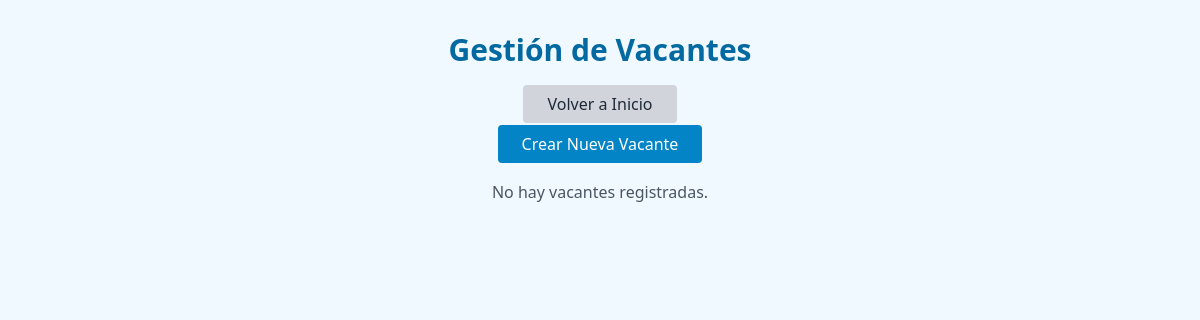
Before: /vacantes/gestion/ with the older database file.
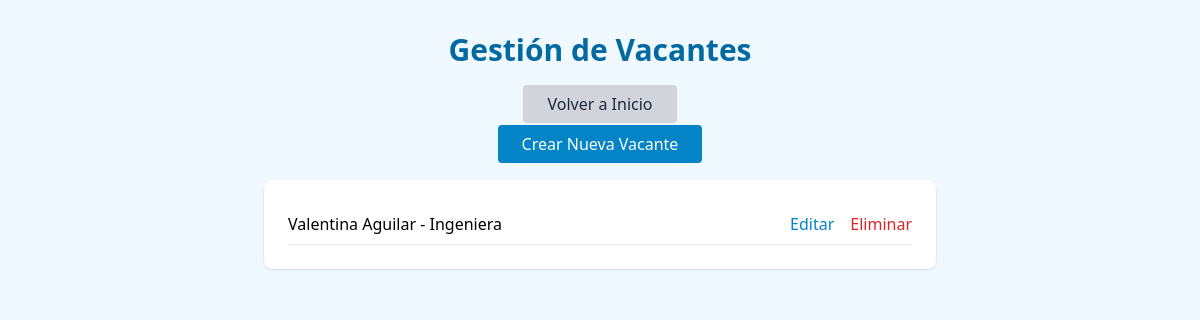
After: the same page with the newer database file.
### vacantes/models.py (models this page shows, shortened)
class Vacante(models.Model):
    GENEROS = [
        ('M', 'Masculino'),
        ('F', 'Femenino'),
        ('O', 'Otro'),
    ]
    nombre = models.CharField(max_length=100)
    edad = models.PositiveIntegerField()
    genero = models.CharField(max_length=1, choices=GENEROS)
    especialidad = models.CharField(max_length=100)

### vacantes/views.py (the view)
# urls.py: path('gestion/', views.gestion_vacantes, name='gestion_vacantes'),
def gestion_vacantes(request):
    vacantes = Vacante.objects.all()
    return render(request, 'vacantes/gestion_vacantes.html', {'vacantes': vacantes})

### vacantes/templates/vacantes/gestion_vacantes.html (shortened to what this page needs)
{% load static %}
<!DOCTYPE html>
<html lang="es">
<head>
    <script src="https://cdn.tailwindcss.com"></script>
</head>
<body class="bg-sky-50 p-8 font-sans">
    <h1 class="text-3xl font-bold text-sky-700 mb-6 text-center">Gestión de Vacantes</h1>
    <div class="text-center mb-4">
        <a href="{% url 'home' %}" class="bg-gray-300 text-gray-800 px-6 py-2 rounded hover:bg-gray-400">
            Volver a Inicio
        </a>
    </div>
    <div class="text-center mb-6">
        <a href="{% url 'vacantes:crear_vacante' %}" class="bg-sky-600 text-white px-6 py-2 rounded hover:bg-sky-700">
            Crear Nueva Vacante
        </a>
    </div>
    {% if vacantes %}
        <div class="max-w-2xl mx-auto bg-white shadow rounded-lg p-6">
            <ul>
                {% for vacante in vacantes %}
                    <li class="flex justify-between items-center border-b py-2">
                        <span>{{ vacante.nombre }} - {{ vacante.especialidad }}</span>
                        <div class="flex space-x-4">
                            <a href="{% url 'vacantes:editar_vacante' vacante.id %}" class="text-sky-600 hover:underline">
                                Editar
                            </a>
                            <a href="{% url 'vacantes:eliminar_vacante' vacante.id %}" class="text-red-600 hover:underline">
                                Eliminar
                            </a>
                        </div>
                    </li>
                {% endfor %}
            </ul>
        </div>
    {% else %}
        <p class="text-center text-gray-600">No hay vacantes registradas.</p>
    {% endif %}
</body>
</html>

Changed rows visible on the page:
added Vacante: nombre "Valentina Aguilar", especialidad "Ingeniera"
Other visible differences:
text no longer shown: "No hay vacantes registradas."
